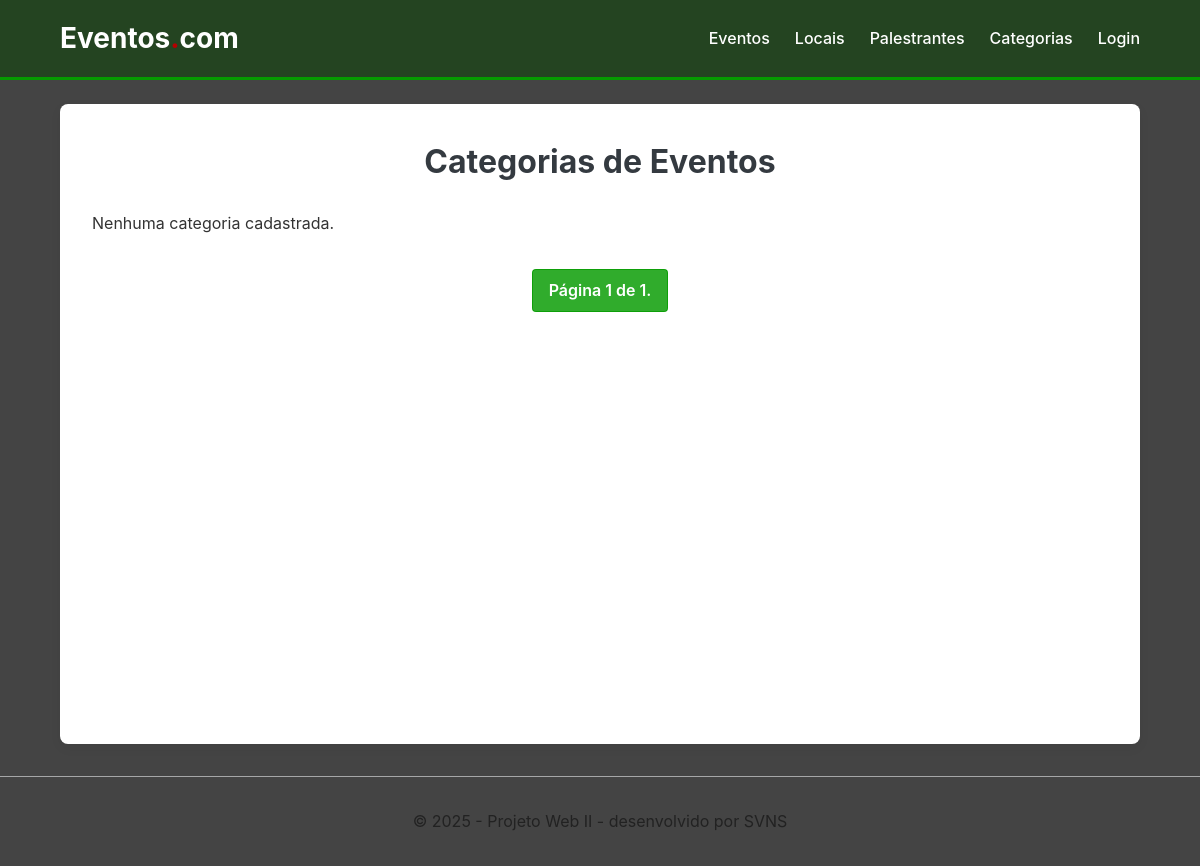
Page /categorias/ on the earlier database version.
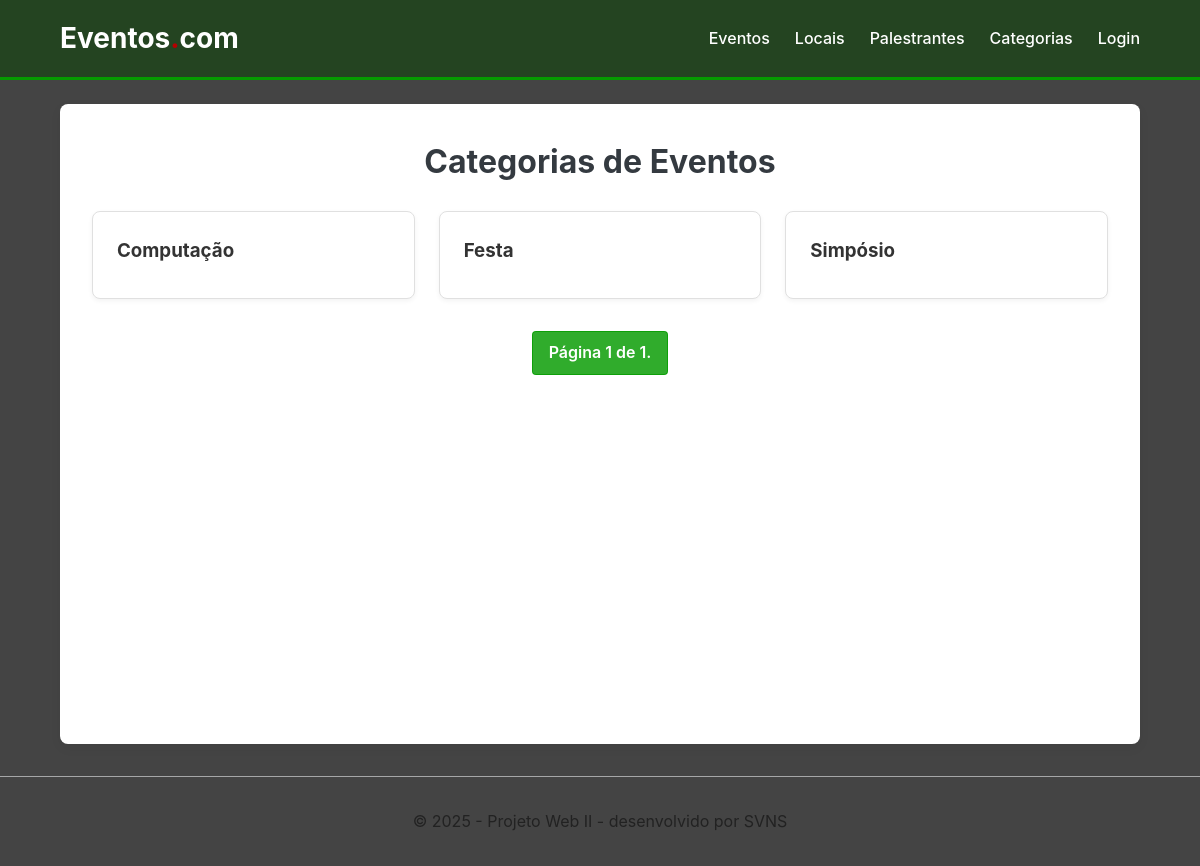
Same page on the later database version.
### projeto_webII_app/models.py (models this page shows, shortened)
class CategoriaEvento(models.Model):
    nome = models.CharField(max_length=100)

### projeto_webII_app/views.py (the view)
# urls.py: path('categorias/', views.listarCatEventos, name='listarCatEventos'),
def listarCatEventos(request):
    lista_categorias = CategoriaEvento.objects.all().order_by('nome')
    paginator = Paginator(lista_categorias, 5)
    num_pagina = request.GET.get('page')
    obj_pagina = paginator.get_page(num_pagina)
    return render(request, 'app/listarCatEventos.html', {'obj_pagina': obj_pagina})

### projeto_webII_app/templates/app/listarCatEventos.html (shortened to what this page needs)
{% extends 'app/base.html' %}
{% block content %}
    <h1>Categorias de Eventos</h1>
    <div class="list-container">
        {% for categoria in obj_pagina %}
            <div class="card">
                <h3>{{ categoria.nome }}</h3>
            </div>
        {% empty %}
            <p>Nenhuma categoria cadastrada.</p>
        {% endfor %}
    </div>
    <div class="pagination">
        <span class="page-current">
            Página {{ obj_pagina.number }} de {{ obj_pagina.paginator.num_pages }}.
        </span>
    </div>
{% endblock %}

Differences in the rows shown:
added CategoriaEvento: nome "Computação"
added CategoriaEvento: nome "Festa"
added CategoriaEvento: nome "Simpósio"
Other differences:
text no longer shown: "Nenhuma categoria cadastrada."
